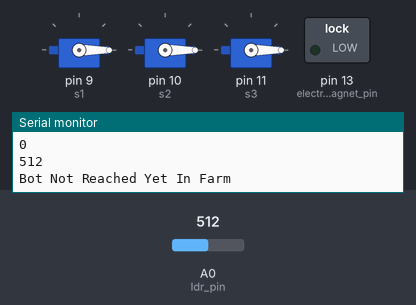
This sketch was run on a simulated Arduino Uno, built with avr-gcc and run on an emulated ATmega328P. Parts: 3 × servo, switched loads named in the sketch (green lamp = pin HIGH), the last lines printed to the serial monitor. Inputs (shaded band) come from the test bench; at power-on: A0 (ldr_pin) = 512.

Above: at 3.8 s.
3.9 s: A0 (ldr_pin) set to 486
At 8.5 s:
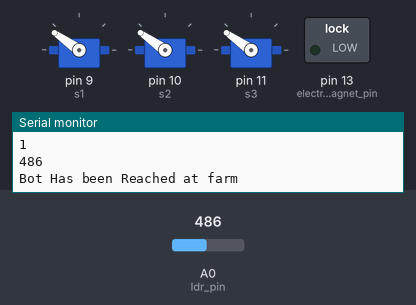
At 15.0 s:
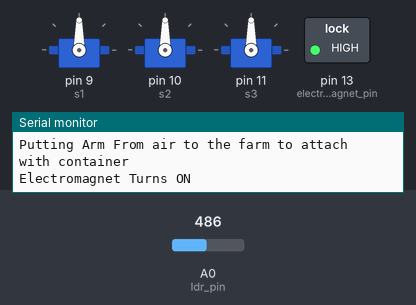
31.5 s: A0 (ldr_pin) set to 306
At 37.4 s:
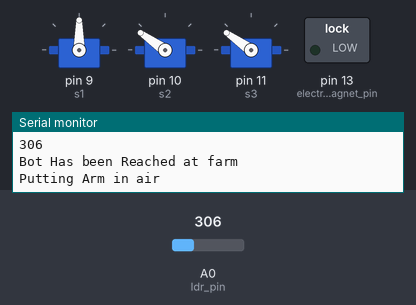
Timing chart, 0 to 45.2 s (numbered marks = the images above; inputs shaded):
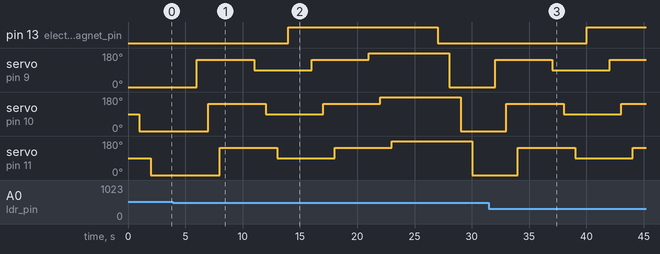

The sketch:

robotics_arm.ino
```cpp
#include <Servo.h>
Servo s1;//Motor A
Servo s2;//Motor B
Servo s3;//Motor C

//Arm Original Position
const int original_m1=0;// In degree For Motor A
const int original_m2=0;// In degree For Motor B
const int original_m3=0;// In degree For Motor C

// Farm Motor Controls data variables
int farm_m1=90;// In degree For Motor A
int farm_m2=90;// In degree For Motor B
int farm_m3=90;// In degree For Motor C

//In Air controls Data
int air_m1=145;// In degree For Motor A
int air_m2=145;// In degree For Motor B
int air_m3=145;// In degree For Motor C

// Bot Motor control data variables
int bot_m1=360;// In degree For Motor A
int bot_m2=360;// In degree For Motor B
int bot_m3=360;// In degree For Motor C

//  Variables and data assigning  for LDR resistor
const int ldr_pin=A0;
const int ldr_midvalue=500;//ny analog reading from the LDR that is greater than 500 will be considered
// as indicating a light condition, and any reading less than or equal to 500 will be considered as
// indicating a dark condition.
int ldr_sensorvalue;
int ldr_binaryvalue;


//variables for electro Magnet
int electro_magnet_pin=13;


void setup()
{
  // put your setup code here, to run once:
  // Serial.begin();
  Serial.begin(9600); // Initialize serial communication
  s1.attach(9);
  s2.attach(10);
  s3.attach(11);
  pinMode(13,OUTPUT);
}

void container_in_original_position()
{
    s1.write(original_m1);
    delay(1000);
    s2.write(original_m2);
    delay(1000);
    s3.write(original_m3);
    delay(1000);
}
void container_in_farm()
{
    s1.write(farm_m1);
    delay(1000);
    s2.write(farm_m2);
    delay(1000);
    s3.write(farm_m3);
    delay(1000);
}

void container_in_air()
{
    s1.write(air_m1);
    delay(1000);
    s2.write(air_m2);
    delay(1000);
    s3.write(air_m3);
    delay(1000);


}

void container_in_bot()
{
    s1.write(bot_m1);
    delay(1000);
    s2.write(bot_m2);
    delay(1000);
    s3.write(bot_m3);
    delay(1000);
}

void loop() {
  // put your main code here, to run repeatedly:
  ldr_sensorvalue = analogRead(ldr_pin); // Read analog value from LDR
  ldr_binaryvalue = ((ldr_sensorvalue >ldr_midvalue) ? 0 : 1); // Convert to digital
  Serial.println(ldr_binaryvalue); // Gives binary value of LDR resistor
  Serial.println(ldr_sensorvalue);
  if(ldr_binaryvalue==1)
  {
      Serial.println("Bot Has been Reached at farm");
      container_in_air();
      Serial.println("Putting Arm in air");
      delay(2000);
      container_in_farm();
      Serial.println("Putting Arm From air to the farm to attach with container");
      digitalWrite(electro_magnet_pin,HIGH);
      Serial.println("Electromagnet Turns ON");
      delay(2000);
      container_in_air();
      Serial.println("Again keeping container attached arm in air");
      delay(2000);
      container_in_bot();
      Serial.println("Putting container attached arm from air to bot");
      delay(3000);
      digitalWrite(electro_magnet_pin,LOW);
      Serial.println("Electro Magnet Turns OFF");
      delay(1000);
      container_in_original_position();
      Serial.println("Finally putting Arm in it's Original Position");
      delay(1000);
  }
  else{
    Serial.println("Bot Not Reached Yet In Farm");
    container_in_original_position();
  }
}
```

Measured:
- the behaviour switches between 501 and 500 on A0 (ldr_pin) (found by bisection; images 0 and 1)
- after the input at 3.9 s, pin 13 (electro_magnet_pin): LOW → HIGH after 10.1 s, → LOW 13.0 s later; servo on pin 9 (s1): 0° → 145° after 2.1 s, → 90° 5.0 s later, → 145° 5.0 s later, → 180° 5.0 s later, … (5 changes in this stretch)
